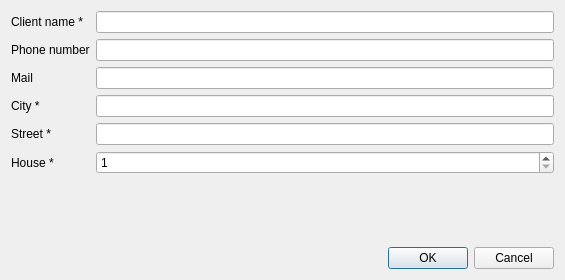
<?xml version="1.0" encoding="UTF-8"?>
<ui version="4.0">
 <class>KlientDialog</class>
 <widget class="QDialog" name="KlientDialog">
  <property name="geometry">
   <rect>
    <x>0</x>
    <y>0</y>
    <width>565</width>
    <height>280</height>
   </rect>
  </property>
  <property name="windowTitle">
   <string>Add client</string>
  </property>
  <layout class="QGridLayout" name="gridLayout">
   <item row="1" column="0">
    <widget class="QLabel" name="label_2">
     <property name="text">
      <string>Phone number</string>
     </property>
    </widget>
   </item>
   <item row="5" column="1">
    <widget class="QLineEdit" name="UlicaEdit"/>
   </item>
   <item row="3" column="0">
    <widget class="QLabel" name="label_3">
     <property name="text">
      <string>Mail</string>
     </property>
    </widget>
   </item>
   <item row="8" column="0" colspan="2">
    <widget class="QDialogButtonBox" name="buttonBox">
     <property name="orientation">
      <enum>Qt::Horizontal</enum>
     </property>
     <property name="standardButtons">
      <set>QDialogButtonBox::Cancel|QDialogButtonBox::Ok</set>
     </property>
    </widget>
   </item>
   <item row="6" column="0">
    <widget class="QLabel" name="label_6">
     <property name="text">
      <string>House *</string>
     </property>
    </widget>
   </item>
   <item row="5" column="0">
    <widget class="QLabel" name="label_5">
     <property name="text">
      <string>Street *</string>
     </property>
    </widget>
   </item>
   <item row="4" column="1">
    <widget class="QLineEdit" name="MiastoEdit"/>
   </item>
   <item row="0" column="0">
    <widget class="QLabel" name="label_1">
     <property name="text">
      <string>Client name *</string>
     </property>
    </widget>
   </item>
   <item row="4" column="0">
    <widget class="QLabel" name="label_4">
     <property name="text">
      <string>City *</string>
     </property>
    </widget>
   </item>
   <item row="3" column="1">
    <widget class="QLineEdit" name="MailEdit"/>
   </item>
   <item row="6" column="1">
    <widget class="QSpinBox" name="NumerEdit">
     <property name="minimum">
      <number>1</number>
     </property>
     <property name="maximum">
      <number>2500</number>
     </property>
    </widget>
   </item>
   <item row="1" column="1">
    <widget class="QLineEdit" name="TelefonEdit"/>
   </item>
   <item row="0" column="1">
    <widget class="QLineEdit" name="NazwaEdit"/>
   </item>
   <item row="7" column="0" colspan="2">
    <spacer name="verticalSpacer">
     <property name="orientation">
      <enum>Qt::Vertical</enum>
     </property>
     <property name="sizeHint" stdset="0">
      <size>
       <width>0</width>
       <height>0</height>
      </size>
     </property>
    </spacer>
   </item>
  </layout>
 </widget>
 <tabstops>
  <tabstop>NazwaEdit</tabstop>
  <tabstop>TelefonEdit</tabstop>
  <tabstop>MailEdit</tabstop>
  <tabstop>MiastoEdit</tabstop>
  <tabstop>UlicaEdit</tabstop>
  <tabstop>NumerEdit</tabstop>
 </tabstops>
 <resources/>
 <connections>
  <connection>
   <sender>buttonBox</sender>
   <signal>accepted()</signal>
   <receiver>KlientDialog</receiver>
   <slot>accept()</slot>
   <hints>
    <hint type="sourcelabel">
     <x>257</x>
     <y>380</y>
    </hint>
    <hint type="destinationlabel">
     <x>157</x>
     <y>274</y>
    </hint>
   </hints>
  </connection>
  <connection>
   <sender>buttonBox</sender>
   <signal>rejected()</signal>
   <receiver>KlientDialog</receiver>
   <slot>reject()</slot>
   <hints>
    <hint type="sourcelabel">
     <x>325</x>
     <y>380</y>
    </hint>
    <hint type="destinationlabel">
     <x>286</x>
     <y>274</y>
    </hint>
   </hints>
  </connection>
  <connection>
   <sender>NazwaEdit</sender>
   <signal>textChanged(QString)</signal>
   <receiver>KlientDialog</receiver>
   <slot>onTextChanged()</slot>
   <hints>
    <hint type="sourcelabel">
     <x>341</x>
     <y>43</y>
    </hint>
    <hint type="destinationlabel">
     <x>290</x>
     <y>208</y>
    </hint>
   </hints>
  </connection>
  <connection>
   <sender>UlicaEdit</sender>
   <signal>textChanged(QString)</signal>
   <receiver>KlientDialog</receiver>
   <slot>onTextChanged()</slot>
   <hints>
    <hint type="sourcelabel">
     <x>341</x>
     <y>259</y>
    </hint>
    <hint type="destinationlabel">
     <x>290</x>
     <y>208</y>
    </hint>
   </hints>
  </connection>
  <connection>
   <sender>MiastoEdit</sender>
   <signal>textChanged(QString)</signal>
   <receiver>KlientDialog</receiver>
   <slot>onTextChanged()</slot>
   <hints>
    <hint type="sourcelabel">
     <x>341</x>
     <y>205</y>
    </hint>
    <hint type="destinationlabel">
     <x>290</x>
     <y>208</y>
    </hint>
   </hints>
  </connection>
  <connection>
   <sender>NumerEdit</sender>
   <signal>valueChanged(QString)</signal>
   <receiver>KlientDialog</receiver>
   <slot>onTextChanged()</slot>
   <hints>
    <hint type="sourcelabel">
     <x>341</x>
     <y>313</y>
    </hint>
    <hint type="destinationlabel">
     <x>290</x>
     <y>208</y>
    </hint>
   </hints>
  </connection>
 </connections>
 <slots>
  <slot>onTextChanged()</slot>
 </slots>
</ui>
